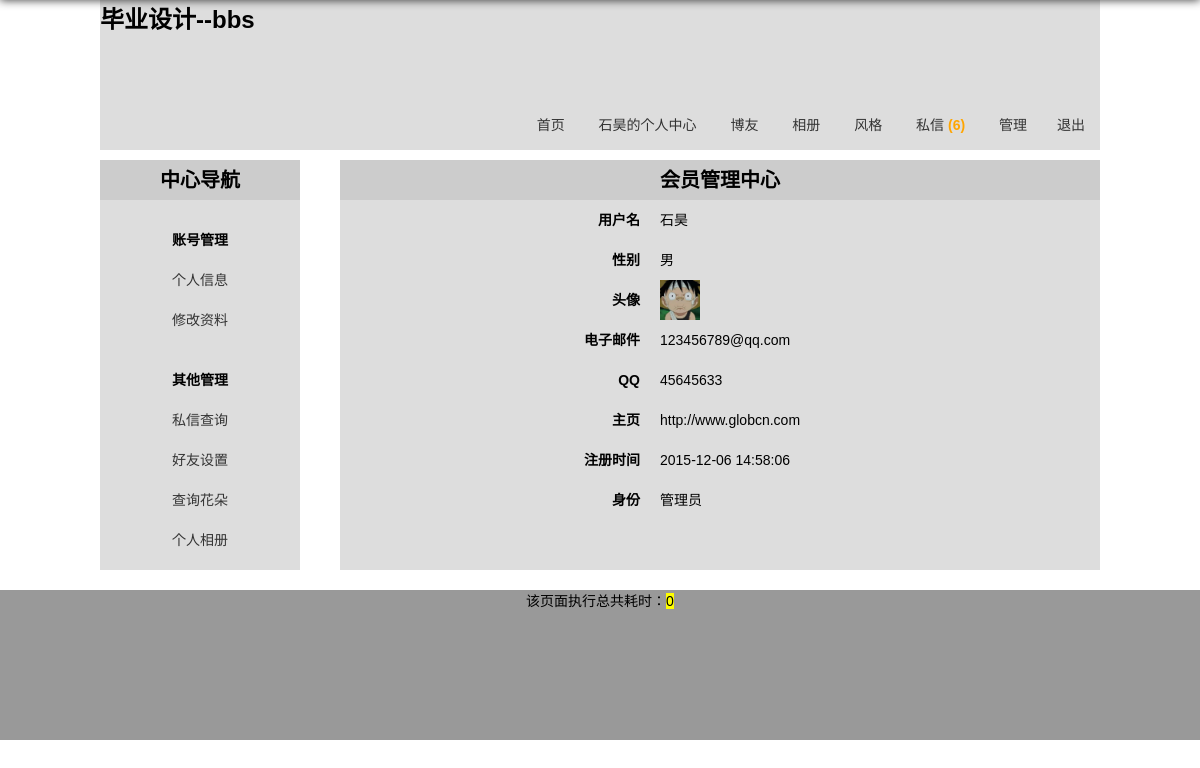
The app's page /userzone.php (signed in) with its own data.
### tables this page shows
CREATE TABLE IF NOT EXISTS `bbs_system` (
  `bbs_id` mediumint(8) unsigned NOT NULL AUTO_INCREMENT COMMENT 'id',
  `bbs_webname` varchar(20) NOT NULL COMMENT '网站名称',
  `bbs_article_num` varchar(20) NOT NULL DEFAULT '0' COMMENT '首页最新主题分页数',
  `bbs_blog_num` varchar(20) NOT NULL DEFAULT '0' COMMENT '博友分页数',
  `bbs_photo_num` varchar(20) NOT NULL DEFAULT '0' COMMENT '相册分页数',
  `bbs_hot_num` varchar(20) NOT NULL DEFAULT '0' COMMENT '首页主题排行列表数',
  `bbs_newuser_num` varchar(20) NOT NULL DEFAULT '0' COMMENT '首页新晋会员列表数',
  `bbs_skin` tinyint(1) unsigned NOT NULL DEFAULT '0' COMMENT '网站皮肤',
  `bbs_string` text NOT NULL COMMENT '网站敏感字符串过滤',
  `bbs_post_time` tinyint(3) unsigned NOT NULL DEFAULT '0' COMMENT '发帖限制间隔时间',
  `bbs_repost_time` tinyint(3) unsigned NOT NULL DEFAULT '0' COMMENT '回帖间隔时间限制',
  `bbs_code` tinyint(1) unsigned NOT NULL DEFAULT '0' COMMENT '是否启用验证码',
  `bbs_register` tinyint(1) unsigned NOT NULL DEFAULT '0' COMMENT '是否启用注册功能',
  `bbs_last_modify_date` datetime NOT NULL COMMENT '最后修改时间',
  `bbs_modify_user` varchar(20) DEFAULT NULL COMMENT '最后修改人',
  PRIMARY KEY (`bbs_id`)
);

CREATE TABLE IF NOT EXISTS `bbs_users` (
  `bbs_id` mediumint(8) unsigned NOT NULL AUTO_INCREMENT COMMENT '用户自动编号',
  `bbs_uniqid` char(40) NOT NULL COMMENT '验证身份的唯一标识符',
  `bbs_active` char(40) NOT NULL COMMENT '激活登录的唯一标识符',
  `bbs_username` varchar(20) NOT NULL COMMENT '用户名',
  `bbs_password` char(40) NOT NULL COMMENT '密码',
  `bbs_question` varchar(20) NOT NULL COMMENT '密码提示',
  `bbs_answer` char(40) NOT NULL COMMENT '密码回答',
  `bbs_sex` char(1) NOT NULL COMMENT '性别',
  `bbs_photo` varchar(30) NOT NULL COMMENT '头像',
  `bbs_level` tinyint(1) unsigned NOT NULL DEFAULT '0' COMMENT '会员等级',
  `bbs_email` varchar(40) NOT NULL COMMENT '邮箱',
  `bbs_qq` varchar(10) DEFAULT NULL COMMENT 'QQ',
  `bbs_url` varchar(40) DEFAULT NULL COMMENT '个人主页地址',
  `bbs_switch` tinyint(1) unsigned NOT NULL DEFAULT '0' COMMENT '个性签名开关',
  `bbs_signature` varchar(200) DEFAULT NULL COMMENT '个性签名内容',
  `bbs_post_time` varchar(20) DEFAULT '0' COMMENT '发帖时间戳',
  `bbs_repost_time` varchar(20) NOT NULL DEFAULT '0' COMMENT '回帖时间戳',
  `bbs_reg_time` datetime NOT NULL COMMENT '注册时间',
  `bbs_last_time` datetime NOT NULL COMMENT '最后登录时间',
  `bbs_last_ip` varchar(20) NOT NULL COMMENT '最后登录的IP',
  `bbs_login_count` smallint(4) unsigned NOT NULL DEFAULT '0' COMMENT '登录次数',
  PRIMARY KEY (`bbs_id`)
);

### includes/common.inc.php (called while the page is built, shortened)
<?php
require ROOT_PATH.'includes/global.func.php';
require ROOT_PATH.'includes/mysql.func.php';
if (!!$rows = fetch_array("SELECT bbs_webname,bbs_article_num,bbs_blog_num,bbs_photo_num,bbs_hot_num,bbs_newuser_num,bbs_skin,bbs_string,bbs_post_time,bbs_repost_time,bbs_code,bbs_register,bbs_last_modify_date,bbs_modify_user FROM bbs_system WHERE  bbs_id=1 LIMIT 1")) {
    $system = array();
    $system['webname']=$rows['bbs_webname'];
    $system['article_num']=$rows['bbs_article_num'];
    $system['blog_num']=$rows['bbs_blog_num'];
    $system['photo_num']=$rows['bbs_photo_num'];
    $system['hot_num']=$rows['bbs_hot_num'];
    $system['newuser_num']=$rows['bbs_newuser_num'];
    $system['skin']=$rows['bbs_skin'];
    $system['string']=$rows['bbs_string'];
    $system['post_time']=$rows['bbs_post_time'];
    $system['repost_time']=$rows['bbs_repost_time'];
    $system['code']=$rows['bbs_code'];
    $system['register']=$rows['bbs_register'];
    $system['last_modify_date']=$rows['bbs_last_modify_date'];
    $system['modify_user']=$rows['bbs_modify_user'];
    $system=html($system);
}else{
    exit('系统表读取错误，请联系管理员');
}
?>

### includes/mysql.func.php (called while the page is built, shortened)
<?php
function query($sql){
    if(!$result = mysql_query($sql)){
        exit('SQL执行失败'.mysql_error());
    }
    return $result;
}
function fetch_array($sql){
    return mysql_fetch_array(query($sql),MYSQL_ASSOC);
}
?>

### includes/global.func.php (called while the page is built, shortened)
<?php
function html($str){
    if (is_array($str)) {
        foreach ($str as $key => $value) {
            $str[$key] = html($value);
        }
    }else{
        $str = htmlspecialchars($str);
    }
    return $str;
}
?>

### userzone.php (the view, shortened to what this page needs)
<?php
require dirname(__FILE__).'/includes/common.inc.php';
if (isset($_COOKIE['username'])) {
    $rows = fetch_array("SELECT bbs_username,bbs_sex,bbs_photo,bbs_level,bbs_email,bbs_url,bbs_qq,bbs_reg_time FROM bbs_users WHERE bbs_username='{$_COOKIE['username']}' LIMIT 1");
    if ($rows) {
        $html = array();
        $html['username'] = $rows['bbs_username'];
        $html['sex'] = $rows['bbs_sex'];
        $html['photo'] = $rows['bbs_photo'];
        $html['email'] = $rows['bbs_email'];
        $html['url'] = $rows['bbs_url'];
        $html['qq'] = $rows['bbs_qq'];
        $html['reg_time'] = $rows['bbs_reg_time'];
        switch ($rows['bbs_level']) {
            case '1':
                $html['level'] = '管理员';
                break;
        }
        $html = html($html);
    }else{
        alert('该用户不存在');
    }
}else{
    location('请先登录再进行本操作！','login.php');
}
?>
<!DOCTYPE html>
<html lang="en">
<head>
    <link rel="stylesheet" type="text/css" href="css/reset.css">
    <link rel="stylesheet" type="text/css" href="css/main.css">
</head>
<body>
    <?php
        require ROOT_PATH.'includes/header.inc.php';
    ?>
    <div class="container oh uz">
        <?php require ROOT_PATH.'includes/userzone.inc.php'; ?>
        <div class="main fr">
            <section class="user">
                <h2>会员管理中心</h2>
                <dl>
                    <dt>用户名</dt>
                    <dd><?php echo $html['username']; ?></dd>
                    <dt>性别</dt>
                    <dd><?php echo $html['sex']; ?></dd>
                    <dt>头像</dt>
                    <dd><img style="height:40px;" src="<?php echo $html['photo']; ?>" alt=""></dd>
                    <dt>电子邮件</dt>
                    <dd><?php echo $html['email']; ?></dd>
                    <dt>QQ</dt>
                    <dd><?php echo $html['qq']; ?></dd>
                    <dt>主页</dt>
                    <dd><?php echo $html['url']; ?></dd>
                    <dt>注册时间</dt>
                    <dd><?php echo $html['reg_time']; ?></dd>
                    <dt>身份</dt>
                    <dd><?php echo $html['level']; ?></dd>
                </dl>
            </section>
        </div>
    </div>
    <?php
        require ROOT_PATH.'includes/footer.inc.php';
    ?>
</body>
</html>

### includes/header.inc.php (shortened to what this page needs)
<?php
global $system;
?>
<header class="container h150 header">
    <h1><?php echo $system['webname']; ?></h1>
    <nav>
        <ul class="tr">
            <li><a href="../index.php">首页</a></li>
            <?php if (isset($_COOKIE['username'])) {
                echo '<li><a href="../userzone.php">'.$_COOKIE['username'].'的'.'个人中心</a></li>';
            }else{
                echo '<li><a href="../register.php">注册</a></li>
            <li><a href="../login.php">登录</a></li>';
                } ?>
            <li><a href="../blog.php">博友</a></li>
            <li><a href="../photo_dir.php">相册</a></li>
            <li class="relative" id="fenge"><a href="javascript:;">风格</a>
            </li>
            <li><a href="message.php" title="查看信息">私信 <?php echo $GLOBALS['message']; ?></a></li>
            <?php
                if (isset($_COOKIE['username']) && isset($_SESSION['admin'])) {
                    echo '<li><a href="manage.php">管理</a></li>';
                }
                if (isset($_COOKIE['username'])) {
                echo '<li><a href="../logout.php">退出</a></li>';
            } ?>
        </ul>
    </nav>
</header>

### css/main.css (style rules this page uses)
.header { background: #ddd; }
.header h1 { height:100px; width:300px; }
.header li { display:inline-block; height:50px; line-height: 50px; }
.header a { display:inline-block;padding:0 15px; }
.uz { padding:10px 0; }
.uz h2 { text-align: center; background:#ccc; height:40px; line-height: 40px; }
.uz .main { width:760px; background:#ddd; padding-bottom:10000px;margin-bottom:-10000px; }
.uz .user dt,.uz .user dd { float: left;height:40px; line-height: 40px; }
.uz .user dt { text-align: right; font-weight: bold; width:300px; margin-right:20px; clear:left; }

### records on screen
bbs_system: bbs_webname "毕业设计--bbs"
bbs_users: bbs_username "石昊", bbs_sex "男", bbs_photo (picture), bbs_email "123456789@qq.com", bbs_qq "45645633", bbs_url "http://www.globcn.com", bbs_reg_time "2015-12-06 14:58:06"

### other values on screen
$_COOKIE['username'] "石昊"
$GLOBALS['message'] "(6)"
$html['level'] "管理员"
runtime()-TIME_START "0"
